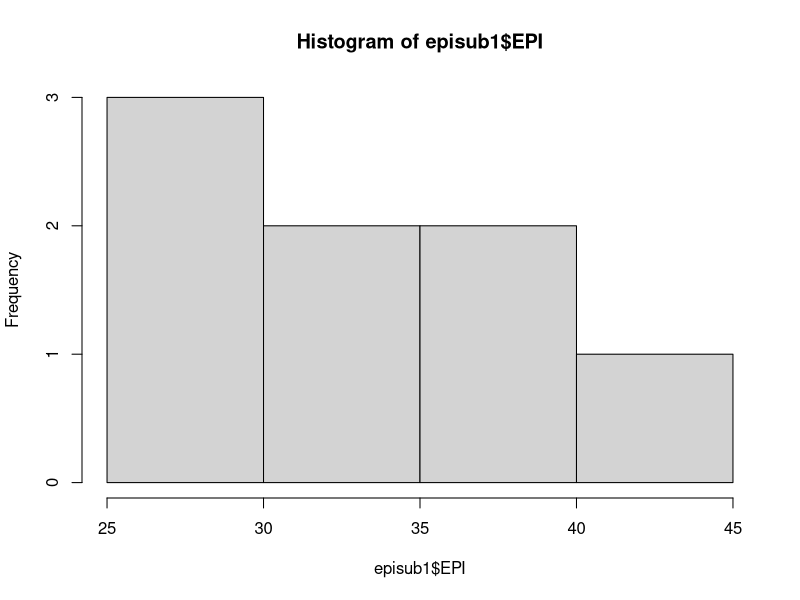
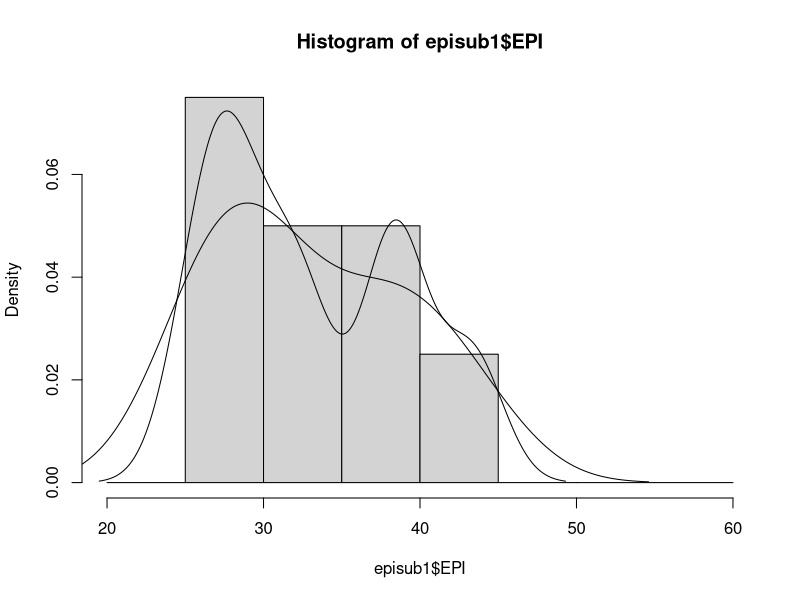
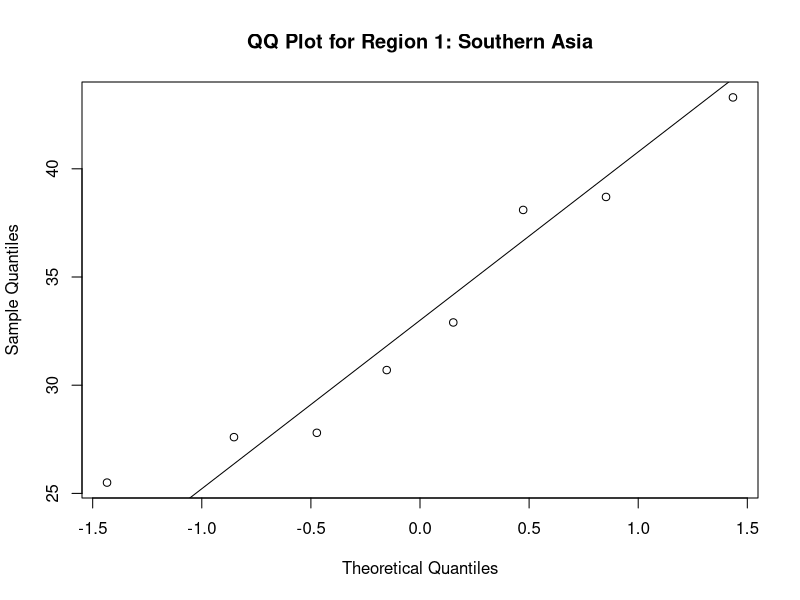
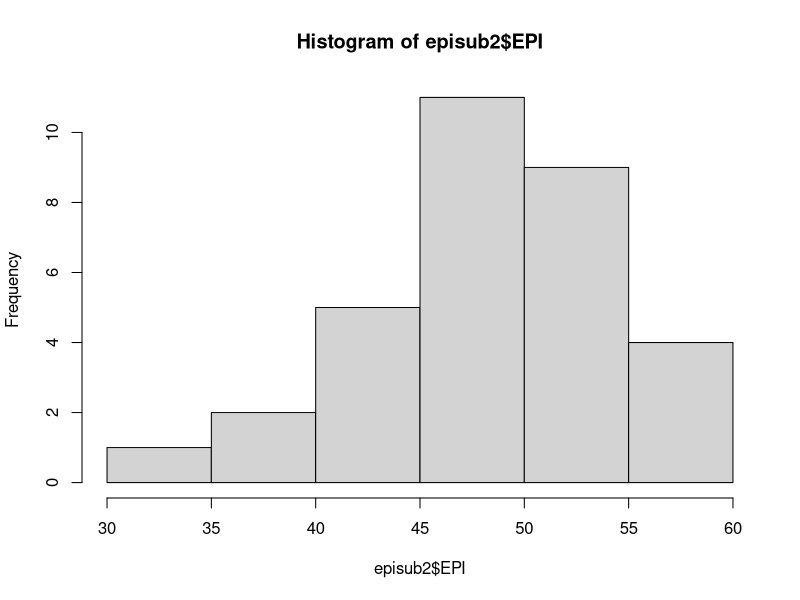
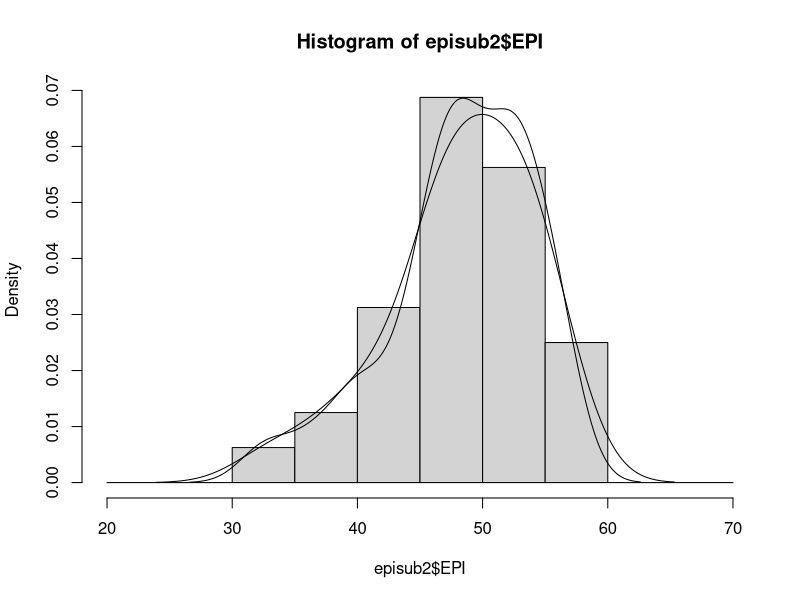
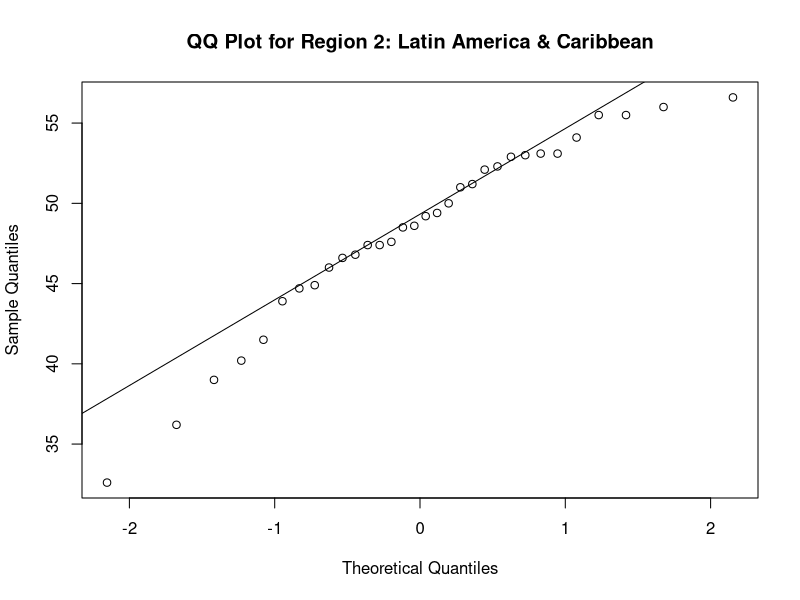
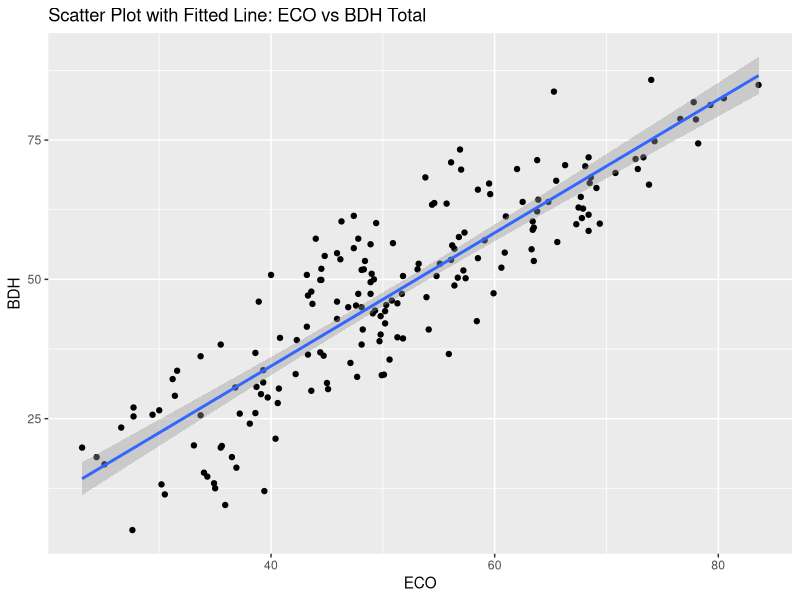
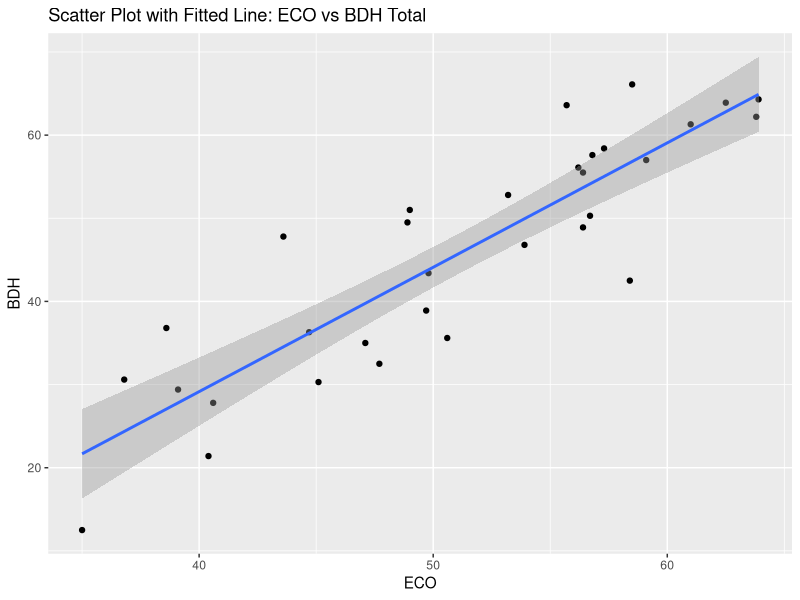

Source code (R) for these figures, in order:
## ---- chunk 1
library("class")
library("e1071")
library("ggplot2")
library("caret")     
## ---- chunk 2
epi<- read.csv('Lab3_Assignment2/epi2024results_DA_F24_lab03.csv')
attach(epi)
## ---- chunk 3

episub1 <-subset(epi,region=='Southern Asia')
attach(episub1)

print(summary(episub1$EPI))
print(sd(episub1$EPI))
hist(episub1$EPI)
hist(episub1$EPI, seq(20, 60, 5.0), prob=TRUE)
lines(density(episub1$EPI,na.rm=TRUE,bw=2))
lines(density(episub1$EPI,na.rm=TRUE,bw="SJ"))

qqnorm(episub1$EPI,main = "QQ Plot for Region 1: Southern Asia")
qqline(episub1$EPI)


episub2 <-subset(epi,region=='Latin America & Caribbean')
attach(episub2)

print(summary(episub2$EPI))
print(sd(episub2$EPI))
hist(episub2$EPI)
hist(episub2$EPI, seq(20, 70, 5.0), prob=TRUE)
lines(density(episub2$EPI,na.rm=TRUE,bw=2))
lines(density(episub2$EPI,na.rm=TRUE,bw="SJ"))

qqnorm(episub2$EPI, main = "QQ Plot for Region 2: Latin America & Caribbean")
qqline(episub2$EPI)
## ---- chunk 4
linear_model <- lm(EPI ~ ECO + BDH + SPI + CHA + GTI, data = epi)
summary(linear_model)
ggplot(epi, aes(x = ECO, y = BDH)) +  geom_point() +  stat_smooth(method = "lm")+ ggtitle("Scatter Plot with Fitted Line: ECO vs BDH Total") +  xlab("ECO") +  ylab("BDH")
## ---- chunk 5
linear_model_region2 <- lm(EPI ~ ECO + BDH + SPI + CHA + GTI, data = episub2)
summary(linear_model_region2)
ggplot(episub2, aes(x = ECO, y = BDH)) +  geom_point() +  stat_smooth(method = "lm")+ ggtitle("Scatter Plot with Fitted Line: ECO vs BDH Total") +  xlab("ECO") +  ylab("BDH")
## ---- chunk 6

region_filter1 <- epi[epi$region %in% c("Greater Middle East", "Eastern Europe", "Asia-Pacific"), ]

subset1 <- region_filter1[, c("ECO", "BDH", "SPI", "CHA", "GTI", "region")]
subset1 <- na.omit(subset1)

set.seed(123)
n = nrow(subset1)
train_index1 <- sample(n, n * 0.7) 
train_epi1 <- subset1[train_index1, ]
test_epi1 <- subset1[-train_index1, ]

train_x1 <- train_epi1[, -6]
train_y1 <- train_epi1[, 6]
test_x1 <- test_epi1[, -6]   
test_y1 <- test_epi1[, 6]

KNNpred <- knn(train = train_x1, test = test_x1, cl = train_y1, k = 3)


contingency_table1 <- table(Predicted = KNNpred, Actual = test_y1, dnn=list('predicted','actual'))
print(contingency_table1)

sum(diag(contingency_table1))/length(test_y1)

accuracy <- c()
ks <- seq(1,20,1)

for (k in ks) {
  
  KNNpred <- knn(train = train_x1, test = test_x1, cl = train_y1, k = k)
  cm = as.matrix(table(Actual=KNNpred, Predicted = test_y1, dnn=list('predicted','actual')))
  
  accuracy <- c(accuracy,sum(diag(cm))/length(test_y1)) 
  
}
print(length(accuracy))
plot(ks,accuracy,type = "b")
## ---- chunk 7

region_filter2 <- epi[epi$region %in% c("Sub-Saharan Africa", "Global West", "Latin America & Caribbean"), ]

# Select the same 5 variables and the 'region' column
subset2 <- region_filter2[, c("ECO", "BDH", "SPI", "CHA", "GTI", "region")]
subset2 <- na.omit(subset2)

# Split into training and testing sets
set.seed(123)
n = nrow(subset2)
train_index2 <- sample(n, n * 0.7)
train_epi2 <- subset2[train_index2, ]
test_epi2 <- subset2[-train_index2, ]

# Prepare the features and labels for training and testing
train_x2 <- train_epi2[, -6]  # Features
train_y2 <- train_epi2[, 6]   # Labels (regions)
test_x2 <- test_epi2[, -6]    # Features for testing
test_y2 <- test_epi2[, 6]     # Labels for testing

# Train the second kNN model
KNNpred2 <- knn(train = train_x2, test = test_x2, cl = train_y2, k = 1)

# Create a contingency table (confusion matrix)
contingency_table2 <- table(Predicted = KNNpred2, Actual = test_y2)
print(contingency_table2)

# Convert the contingency table to a matrix and calculate accuracy
accuracy2 <- sum(diag(as.matrix(contingency_table2))) / length(test_y2)
print(paste("Accuracy for Model 2:", accuracy2))


accuracy2 <- c()
ks2 <- seq(1,20,1)

for (k in ks) {
  
  KNNpred2 <- knn(train = train_x2, test = test_x2, cl = train_y2, k = k)
  cm2 = as.matrix(table(Actual=KNNpred2, Predicted = test_y2, dnn=list('predicted','actual')))
  
  accuracy2 <- c(accuracy2,sum(diag(cm2))/length(test_y2)) 
  
}
print(length(accuracy2))
plot(ks2,accuracy2,type = "b")
## ---- chunk 8
ggplot(subset1, aes(x = subset1$ECO, y = subset1$BDH, colour = subset1$region)) +  geom_point()

set.seed(123)
km <- kmeans(subset1[,-6], centers = 3)
km$tot.withinss
assigned_clusters <- as.factor(km$cluster)

ggplot(subset1, aes(x = subset1$ECO, y = subset1$BDH, colour = assigned_clusters)) +  geom_point()

wss <- c()
ks<-1:10
for (k in ks) {
  km <- kmeans(subset1[,-6], centers = k)
  wss <- c(wss,km$tot.withinss)
}
plot(ks,wss,type = "b")
## ---- chunk 9

ggplot(subset2, aes(x = subset2$ECO, y = subset2$BDH, colour = subset2$region)) +  geom_point()
set.seed(123)

km2 <- kmeans(subset2[,-6], centers = 3)
km2$tot.withinss
assigned_clusters2 <- as.factor(km2$cluster)

ggplot(subset2, aes(x = subset2$ECO, y = subset2$BDH, colour = assigned_clusters2)) +  geom_point()

wss2 <- c()

ks<-1:10
for (k in ks) {
  km2 <- kmeans(subset2[,-6], centers = k)
  wss2 <- c(wss2,km2$tot.withinss)
}
plot(ks,wss2,type = "b")
